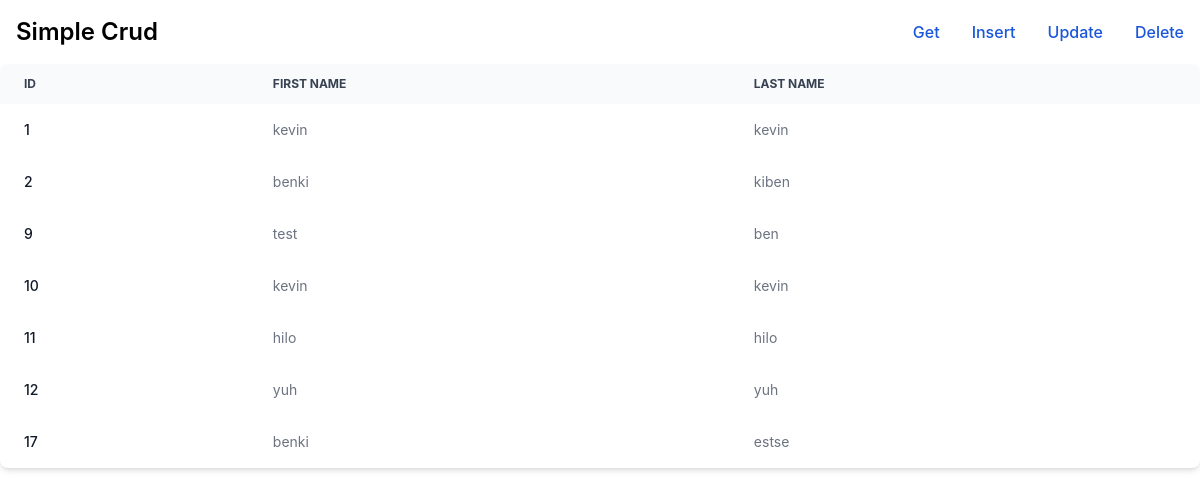
The app's page /, older data.
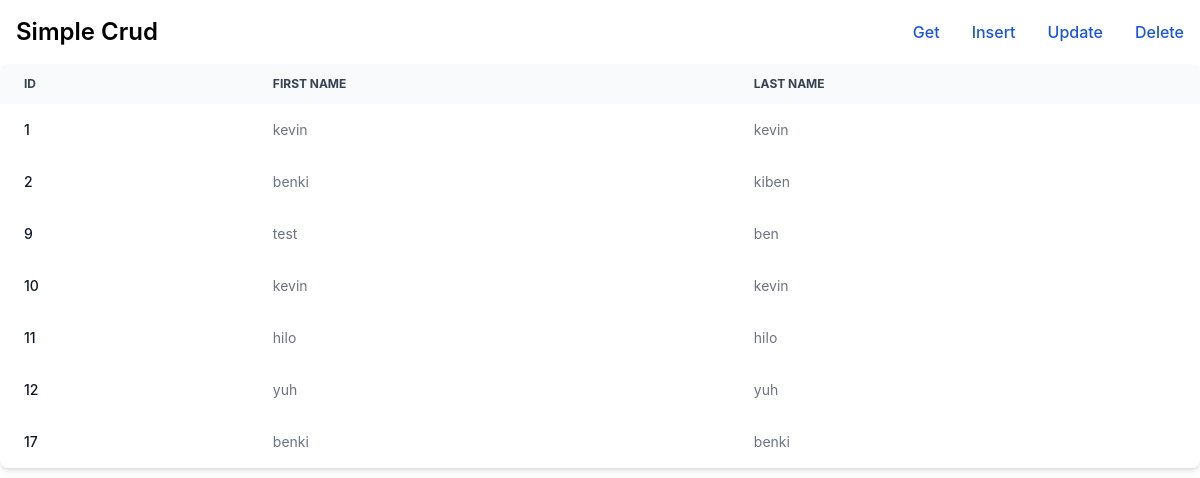
The same page, newer data.
### testApp/models.py (models this page shows)
class TestModel(models.Model):
    firstname = models.CharField(max_length=255)
    lastname = models.CharField(max_length=255)

### testApp/views.py (the view)
# urls.py: re_path(r'^$', views.home, name="home"),
def home(request):
    modelData = TestModel.objects.all().values()
    context = {
        'modelData':modelData,
    }
    template = loader.get_template('home.html')
    return HttpResponse(template.render(context, request))

### testApp/templates/home.html (shortened to what this page needs)
<!DOCTYPE html>
<html lang="en">
  <head>
    <link
      href="https://cdnjs.cloudflare.com/ajax/libs/flowbite/2.3.0/flowbite.min.css"
      rel="stylesheet"
    />
  </head>
  <body>
    {% include "navbar.html" %}{% comment %} Insert Modal {% endcomment %}
    <div class="relative overflow-x-auto shadow-md sm:rounded-lg">
      <table
        class="w-full text-sm text-left rtl:text-right text-gray-500 dark:text-gray-400"
      >
        <thead
          class="text-xs text-gray-700 uppercase bg-gray-50 dark:bg-gray-700 dark:text-gray-400"
        >
          <tr>
            <th scope="col" class="px-6 py-3">ID</th>
            <th scope="col" class="px-6 py-3">First Name</th>
            <th scope="col" class="px-6 py-3">Last Name</th>
          </tr>
        </thead>
        <tbody>
          {% for x in modelData %}
          <tr>
            <th
              scope="row"
              class="px-6 py-4 font-medium text-gray-900 whitespace-nowrap dark:text-white"
            >
              {{ x.id }}
            </th>
            <td class="px-6 py-4">{{ x.firstname }}</td>
            <td class="px-6 py-4">{{ x.lastname }}</td>
          </tr>
          {% endfor %}
        </tbody>
      </table>
    </div>
  </body>
</html>

Row changes from the older to the newer data that the page shows:
changed TestModel id 17: lastname "estse" → "benki"
